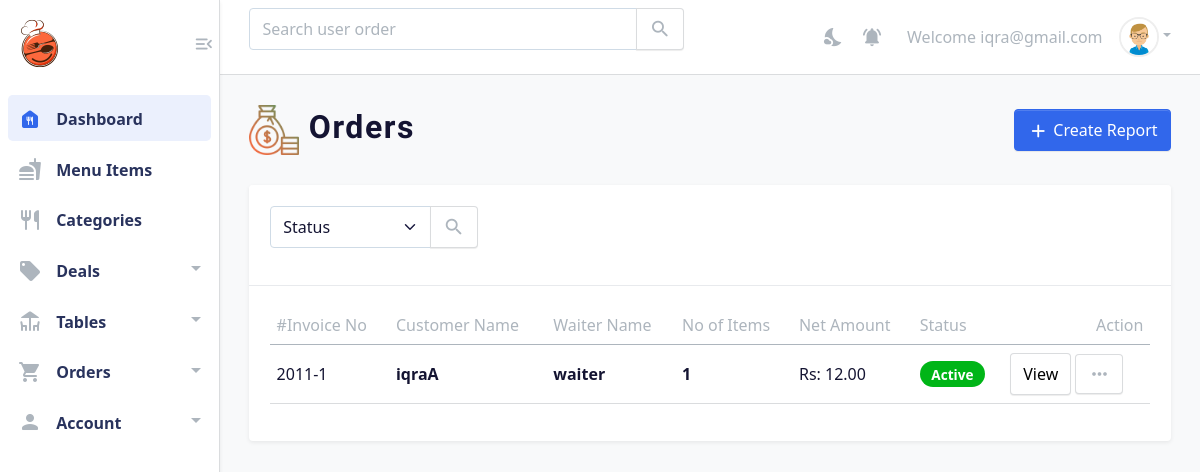
Page /order.php (signed in) on the committed database.
### tables this page shows
CREATE TABLE `orders` (
  `id` int(11) NOT NULL AUTO_INCREMENT,
  `invoice_no` varchar(200) NOT NULL,
  `customer_id` int(11) NOT NULL,
  `table_id` int(11) NOT NULL,
  `gross_amnt` decimal(4,2) NOT NULL,
  `tax_type` int(11) NOT NULL,
  `tax_rate` int(11) NOT NULL,
  `discount_type` int(11) NOT NULL,
  `discount_rate` decimal(4,2) NOT NULL,
  `net_amnt` decimal(4,2) NOT NULL,
  `total_amnt` decimal(4,2) NOT NULL,
  `no_items` int(11) NOT NULL,
  `status` int(11) NOT NULL,
  `waiter_id` int(11) NOT NULL,
  `order_date` datetime NOT NULL DEFAULT current_timestamp(),
  PRIMARY KEY (`id`),
  KEY `customer_id` (`customer_id`),
  KEY `table_id` (`table_id`),
  KEY `waiter_id` (`waiter_id`),
  CONSTRAINT `orders_ibfk_1` FOREIGN KEY (`customer_id`) REFERENCES `customers` (`id`),
  CONSTRAINT `orders_ibfk_2` FOREIGN KEY (`table_id`) REFERENCES `tables` (`id`),
  CONSTRAINT `orders_ibfk_3` FOREIGN KEY (`waiter_id`) REFERENCES `waiters` (`id`)
);

CREATE TABLE `customers` (
  `id` int(11) NOT NULL AUTO_INCREMENT,
  `firstName` varchar(50) NOT NULL,
  `Lastname` varchar(50) NOT NULL,
  `phone` varchar(20) NOT NULL,
  `CreatedOn` datetime NOT NULL DEFAULT current_timestamp(),
  `LastModifiedOn` datetime DEFAULT NULL,
  `LastModifiedBy` varchar(50) DEFAULT NULL,
  `DeletedOn` datetime DEFAULT NULL,
  `DeletedBy` varchar(50) DEFAULT NULL,
  PRIMARY KEY (`id`)
);

CREATE TABLE `waiters` (
  `id` int(11) NOT NULL AUTO_INCREMENT,
  `name` varchar(50) NOT NULL,
  `status` int(11) NOT NULL,
  `CreatedOn` datetime NOT NULL DEFAULT current_timestamp(),
  `CreatedBy` varchar(20) DEFAULT NULL,
  `LastModifiedOn` datetime DEFAULT NULL,
  `LastModifiedBy` varchar(20) DEFAULT NULL,
  `DeletedOn` datetime DEFAULT NULL,
  `DeletedBy` varchar(20) DEFAULT NULL,
  PRIMARY KEY (`id`)
);

### crud.php (called while the page is built, shortened)
<?php
function connection()
{
	$host="localhost";
	$user = "root";
	$password= "";
	$db_name="menu_sys_db";
	$conn=mysqli_connect($host,$user,$password,$db_name);
	return $conn;
}
	function query_exec($query)
	{
		$conn=connection();
		$result= mysqli_query($conn,$query);
		return $result;
	}
?>

### order.php (the view, shortened to what this page needs)
<?php
include("crud.php");
$query = "SELECT orders.*, waiters.name, customers.firstName FROM orders INNER JOIN waiters ON orders.waiter_id = waiters.id INNER JOIN customers ON orders.customer_id = customers.id";
$result = query_exec($query);
if (isset($_POST["submit"]) && $_POST["search"] != "") {
    $var_search = $_POST["search"];
    $query = "SELECT orders.*, waiters.name, customers.firstName FROM orders INNER JOIN waiters ON orders.waiter_id = waiters.id INNER JOIN customers ON orders.customer_id = customers.id where customers.firstName like '$var_search%'";
    $result = query_exec($query);
} elseif (isset($_POST["fetch"]) && $_POST["status"] != "") {
    $get = $_POST["status"];
    $query = "SELECT orders.*, waiters.name, customers.firstName FROM orders INNER JOIN waiters ON orders.waiter_id = waiters.id INNER JOIN customers ON orders.customer_id = customers.id where orders.status='$get'";
    $result = query_exec($query);
} else {
    $query = "SELECT orders.*, waiters.name, customers.firstName FROM orders INNER JOIN waiters ON orders.waiter_id = waiters.id INNER JOIN customers ON orders.customer_id = customers.id";
    $result = query_exec($query);
}
?>
<?php include("headerlinks.php") ?>
<body>
    <?php include("header.php") ?>
    <main class="main-wrap">
        <?php include("headerr.php") ?>
            <section class="content-main">
                <div class="content-header">
				<h2 class="content-title" style="font-family: 'Lugrasimo', cursive;letter-spacing:1.5px"><span><img src="images/food/online-order-4.png" height="50px" alt=""></span> Orders</h2>
                    <div>
                        <a href="#" class="btn btn-primary"><i class="material-icons md-plus"></i> Create Report</a>
                    </div>
                </div>
                <div class="card mb-4">
                    <header class="card-header">
                        <form method="post" action="order.php">
                            <div class="row gx-3">
                                <div class="col-lg-3 col-6 col-md-3">
                                    <div class="input-group">
                                        <select class="form-select" name="status">
                                            <option value="">Status</option>
                                        </select>
                                        <button class="btn btn-light bg" name="fetch" type="submit"> <i class="material-icons md-search"></i>
                                        </button>
                                    </div>
                                </div>
                            </div>
                        </form>
                    </header>
                    <div class="card-body">
                        <div class="table-responsive">
                            <table class="table table-hover">
                                <thead>
                                    <tr>
                                        <th>#Invoice No</th>
                                        <th scope="col">Customer Name</th>
                                        <th scope="col">Waiter Name</th>
                                        <th scope="col">No of Items</th>
                                        <th scope="col">Net Amount</th>
                                        <th scope="col">Status</th>
                                        <th scope="col" class="text-end"> Action </th>
                                    </tr>
                                </thead>
                                <tbody>
                                    <?php
                                    while ($row = mysqli_fetch_array($result)) {
                                    ?>
                                        <tr>
                                            <td><?php echo $row["invoice_no"] ?></td>
                                            <td><b><?php echo $row["firstName"] ?></b></td>
                                            <td><b><?php echo $row["name"] ?></b></td>
                                            <td><b><?php echo $row["no_items"] ?></b></td>
                                            <td>Rs: <?php echo $row["net_amnt"] ?></td>
                                            <?php
                                            if ($row["status"] == 0) {
                                            ?>
                                                <td><span class="badge rounded-pill bg-danger">Dispatch</span>
                                                </td>
                                            <?php
                                            } else if ($row["status"] == 1) {
                                            ?>
                                                <td><span class="badge rounded-pill bg-success">Active</span>
                                                </td>
                                            <?php
                                            } else {
                                            ?>
                                                <td><span class="badge rounded-pill bg-warning"><?php echo $row["status"] ?></span>
                                                </td>
                                            <?php
                                            }
                                            ?>
                                            <td >
                                                <a href="invoice.php?id=<?php echo $row['id'] ?>" class="btn btn-light">View</a>
                                                <div class="dropdown">
                                                    <a href="#" data-bs-toggle="dropdown" class="btn btn-light"> <i class="material-icons md-more_horiz"></i> </a>
                                                </div>
                                            </td>
                                        </tr>
                                    <?php
                                    }
                                    ?>
                                </tbody>
                            </table>
                        </div>
                    </div>
                </div>
            </section>
        </main>
</body>
</html>

### css/uif9e3.css (style rules this page uses)
.table thead th { color: #adb5bd; font-weight: 400; }
body { position: relative; min-height: 100vh; }
.main-wrap { margin-left: 260px; }
.content-main { padding: 30px 3%; margin-left: auto; margin-right: auto; }
.content-header { display: flex; align-items: center; justify-content: space-between; margin-bottom: 30px; }
.content-header .content-title { margin-bottom: 0; }
.btn-light { background-color: #fff; border-color: rgba(108, 117, 125, 0.25); }
.btn-light i { color: #adb5bd; }

### css/responsivef9e3.css (style rules this page uses)
@media (max-width: 1200px) { .main-wrap { margin-left: 220px; } }

### rows in the picture
orders: invoice_no "2011-1", customer.firstName "iqraA", waiter.name "waiter", no_items "1", net_amnt "12.00", status "Active"

### other values in the picture
$_SESSION["admin"] "iqra@gmail.com"
